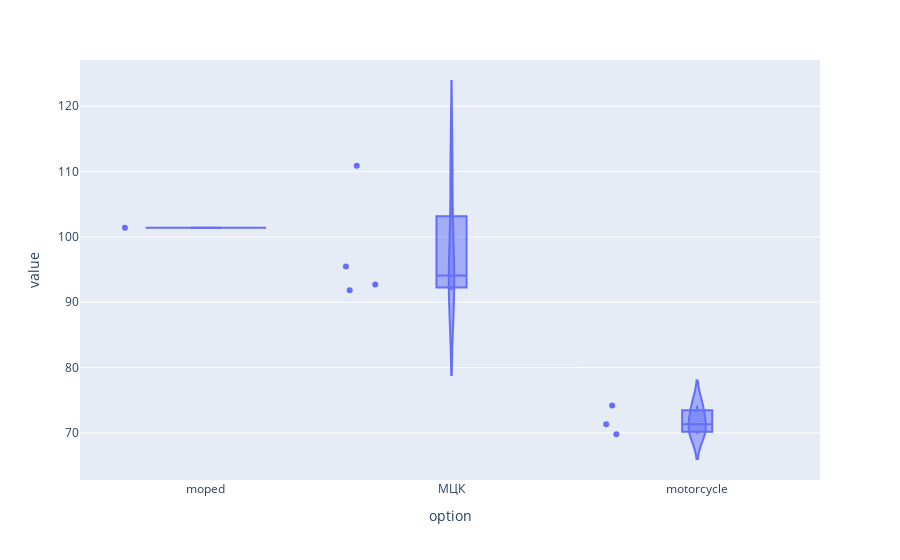

The cell this chart's notebook holds for it:
### Code cell
fig = px.violin(time_total_commute.history, y="value", x="option", box=True, points="all",
          hover_data=time_total_commute.history.columns)
fig.show()

### Figure 1 — Plotly figure (JSON) as saved in the notebook; plotly's stock layout.template omitted (floating-point values rounded to 4 significant figures)
{"data": [{"alignmentgroup": "True", "box": {"visible": true}, "hovertemplate": "option=%{x}<br>value=%{y}<extra></extra>", "legendgroup": "", "marker": {"color": "#636efa"}, "name": "", "offsetgroup": "", "orientation": "v", "points": "all", "scalegroup": "True", "showlegend": false, "type": "violin", "x": ["moped", "МЦК", "МЦК", "МЦК", "motorcycle", "МЦК", "motorcycle", "motorcycle"], "x0": " ", "xaxis": "x", "y": [101.4, 110.9, 91.82, 92.7, 74.2, 95.45, 69.8, 71.3], "y0": " ", "yaxis": "y"}], "layout": {"legend": {"tracegroupgap": 0}, "margin": {"t": 60}, "violinmode": "group", "xaxis": {"anchor": "y", "domain": [0, 1], "title": {"text": "option"}}, "yaxis": {"anchor": "x", "domain": [0, 1], "title": {"text": "value"}}}}
